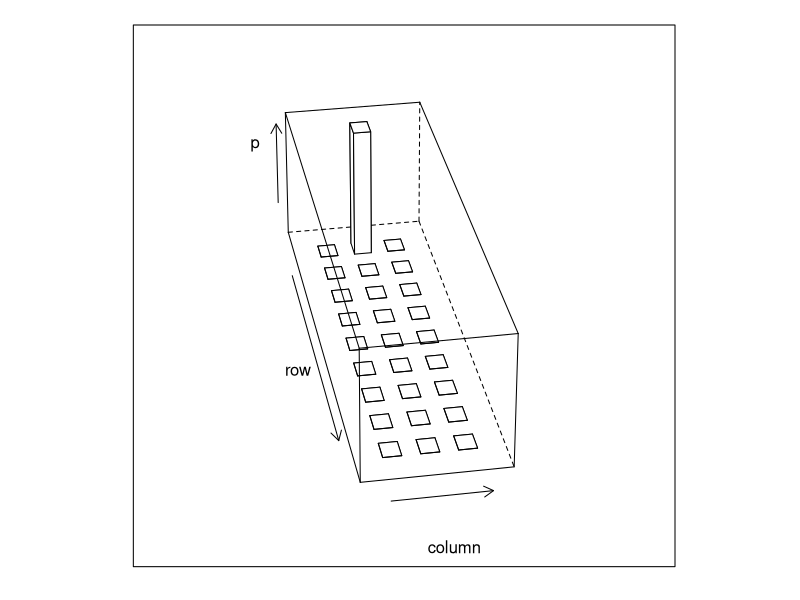
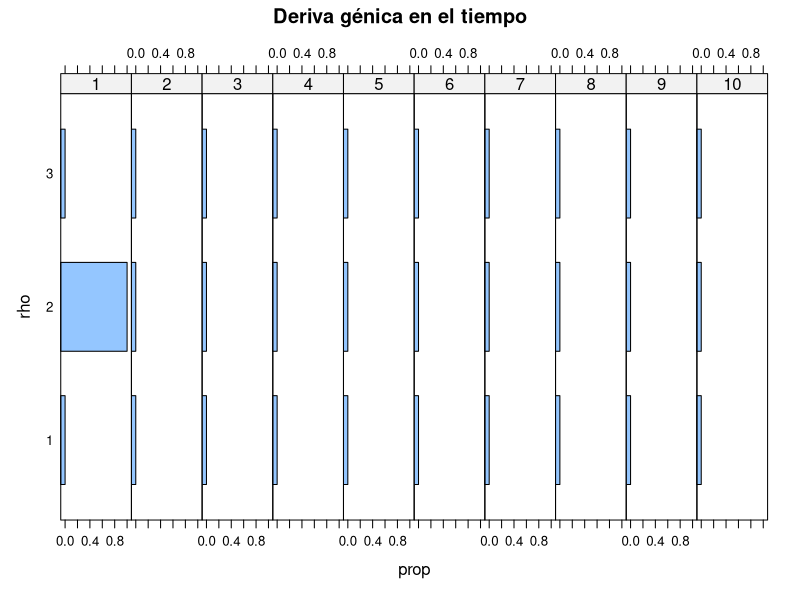

Generate these figures, in order, with R: (Note: this script raises an error after producing the figures.)
#simulation of genetic drift using markov chains

#set population size
n<-1
#set number of simulations
t<-10
#set the vector of initial frequencies with 1 in the middle
p<-matrix(0,nrow=t,ncol=(2*n+1))
p[1,(n+1)]<-1

#create the transition matrix
T<-matrix(0,nrow=(2*n+1),ncol=(2*n+1))
for (i in 0:(2*n))
{
  for (j in (0:2*n))
  {
    T[(j+1),(i+1)]<-choose((2*n),i)*(j/(2*n))^i*(1-j/(2*n))^(2*n-i)
  }
}
#now iterate over time to produce a matrix of population states in time
for (i in 2:t)
{
  p[i,]<
    -p[i-1,]%*%T
}
#now plot the result
require(lattice)
require(latticeExtra)
cloud(p,panel.3d.cloud=panel.3dbars, xlim=c(0,10), ylim=c(0,4),
      xbase=0.5,ybase=0.5,
      screen=list(z=-80, x=-60))
#persp(p,theta=60,phi=10)
p2<-data.frame(rho=rep(1:3,each=10),prop=c(p[,1],p[,2],p[,3]),time=factor(rep(1:10,3)))
barchart(rho~prop|time,data=p2,layout=c(10,1),main="Deriva génica en el tiempo")
################
#### sumulation with aleles
##############
rm(list=ls())
#set up for number of individuals
n<-10 # use even numbers #rows
#set up for number of generations
t<-50 #layers
#set up the number of populations
c<-10 # number of repetitions # columns

#use haploid genetic system

# first set up a population with a fixed p

#do the 3d array
pop<-array(0,dim=c(n,c,t)) ### n c t ####
ind<-rep(rep(c(0,1),each=(n/2)),c)
pop[,,1]<-matrix(ind,nrow = n,ncol = c)

# then randomly choose alleles to make up the next generation
for (i in 2:t) #layers
{
  for (j in 1:c) #columns
  {
    if (sum(colSums(pop[,,(i-1)])==c(n*c,0)))
    {
      pop<-pop[,,1:(i-1)]
      break
    }
    else
    {
      pop[,j,i]<-sample(pop[,j,(i-1)],size=n,replace=T)
    }  
  }
}
if (length(dim(p))==2)
{
  p<-apply(pop,1,FUN=sum)
  plot(p,type="l",xlab = "time")
}
#plot the rest only if there are layers
matsums<-apply(pop,c(2,3),sum)
plot(matsums[1,],type="l",xlab="time",ylab="Number of alleles",ylim=c(0,max(matsums)))
for (i in 2:c)
{
  lines(matsums[i,])
}
